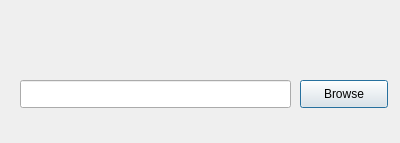
<?xml version="1.0" encoding="UTF-8"?>
<ui version="4.0">
 <class>Dialog</class>
 <widget class="QDialog" name="Dialog">
  <property name="geometry">
   <rect>
    <x>0</x>
    <y>0</y>
    <width>400</width>
    <height>143</height>
   </rect>
  </property>
  <property name="windowTitle">
   <string>Dialog</string>
  </property>
  <widget class="QLineEdit" name="filename">
   <property name="geometry">
    <rect>
     <x>20</x>
     <y>80</y>
     <width>271</width>
     <height>28</height>
    </rect>
   </property>
  </widget>
  <widget class="QPushButton" name="browse">
   <property name="geometry">
    <rect>
     <x>300</x>
     <y>80</y>
     <width>88</width>
     <height>28</height>
    </rect>
   </property>
   <property name="text">
    <string>Browse</string>
   </property>
  </widget>
 </widget>
 <resources/>
 <connections/>
</ui>
